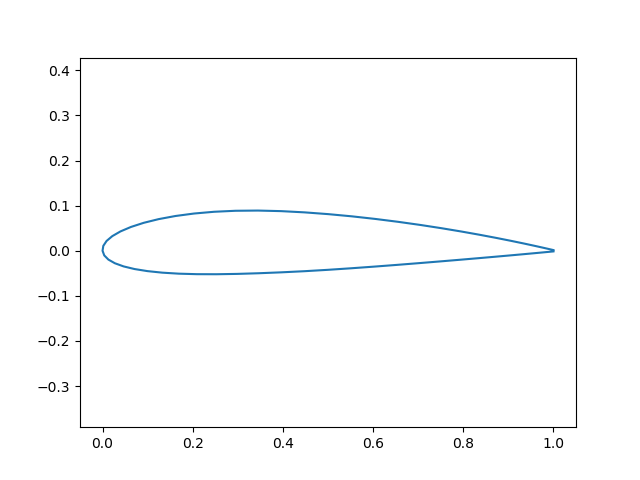

Source code (Python):
# -*- coding: utf-8 -*-
"""Example 1: Load and plot airfoil coordinates
"""
import os

import matplotlib.pyplot as plt

from mypack.utils.io import read_selig
from mypack.utils.plotting import plot_airfoil


def example_1():
    """Run example 1"""
    # script inputs
    mod_path = os.path.dirname(os.path.abspath(__file__))  # current module
    air_path = os.path.join(mod_path, '..',
                            'tests', 'test_utils', 'files', 'demo_selig.dat')

    # load coordinates from a a selig-style airfoil file
    air_df = read_selig(air_path)

    # plot the airfoil
    plot_airfoil(air_df)

    # save the png for the documentation
    fig = plt.gcf()
    save_name = os.path.basename(__file__).replace('.py', '.png')  # file name
    save_path = os.path.join(mod_path, save_name)
    fig.savefig(save_path)


if __name__ == '__main__':  # call function when run as script
    example_1()
